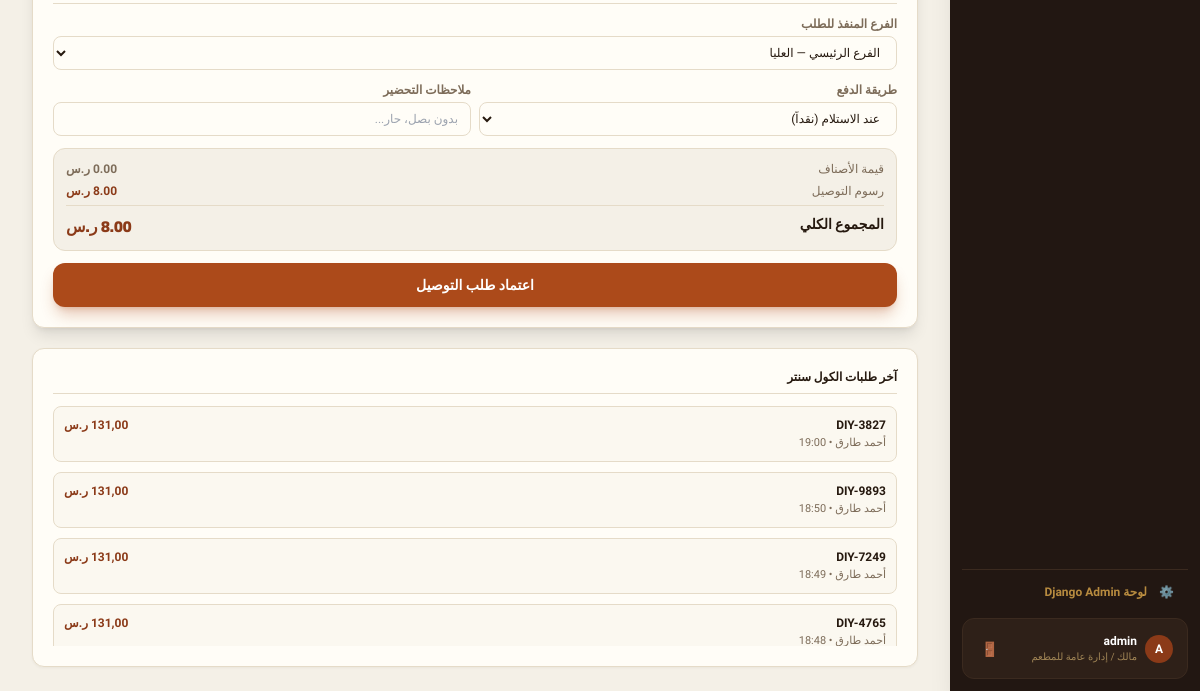
Page /call-center/ (signed in, lower part) on the earlier database version.
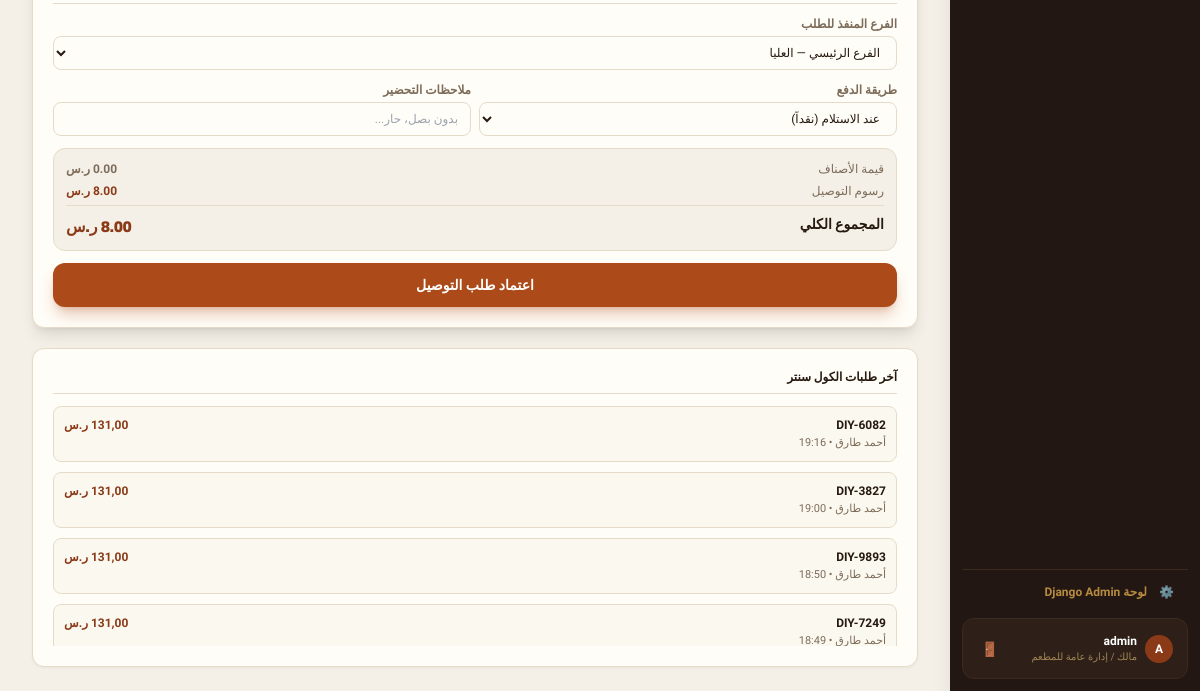
Same page on the later database version.
### core/models.py (models this page shows, shortened)
class Order(models.Model):
    TYPE_CHOICES = [
        ("dine_in", "محلي"),
        ("takeaway", "سفري"),
        ("delivery", "توصيل"),
    ]
    CHANNEL_CHOICES = [
        ("cashier", "الكاشير"),
        ("call_center", "الكول سنتر"),
    ]
    STATUS_CHOICES = [
        ("new", "جديد"),
        ("preparing", "قيد التحضير"),
        ("ready", "جاهز للتسليم"),
        ("out_for_delivery", "في الطريق"),
        ("delivered", "تم التسليم"),
        ("cancelled", "ملغي"),
    ]
    PAY_CHOICES = [
        ("cash", "نقداً"),
        ("card", "بطاقة"),
        ("wallet", "محفظة رقمية"),
    ]
    tenant = models.ForeignKey(
        Tenant,
        on_delete=models.CASCADE,
        related_name="orders",
        null=True,
        blank=True,
        verbose_name="المستأجر / المنشأة",
    )
    order_number = models.CharField(max_length=50, unique=True, verbose_name="رقم الطلب")
    order_type = models.CharField(max_length=20, choices=TYPE_CHOICES, default="dine_in", verbose_name="نوع الطلب")
    channel = models.CharField(max_length=20, choices=CHANNEL_CHOICES, default="cashier", verbose_name="القناة")
    branch = models.ForeignKey(
        Branch,
        on_delete=models.SET_NULL,
        null=True,
        blank=True,
        related_name="orders",
        verbose_name="الفرع",
    )
    delivery_area = models.ForeignKey(
        "DeliveryArea",
        on_delete=models.SET_NULL,
        null=True,
        blank=True,
        related_name="orders",
        verbose_name="منطقة التوصيل / الكومبوند",
    )
    customer = models.ForeignKey(
        Customer,
        on_delete=models.SET_NULL,
        null=True,
        blank=True,
        related_name="orders",
        verbose_name="العميل",
    )
    customer_name = models.CharField(max_length=255, default="عميل نقدي", verbose_name="اسم العميل")
    customer_phone = models.CharField(max_length=50, default="", blank=True, verbose_name="هاتف العميل")
    address = models.CharField(max_length=255, default="", blank=True, verbose_name="عنوان التوصيل")
    status = models.CharField(max_length=30, choices=STATUS_CHOICES, default="new", verbose_name="الحالة")
    pay_method = models.CharField(max_length=20, choices=PAY_CHOICES, default="cash", verbose_name="طريقة الدفع")
    paid = models.BooleanField(default=True, verbose_name="تم الدفع")
    subtotal = models.DecimalField(max_digits=10, decimal_places=2, default=0.00, verbose_name="المجموع الفرعي")
    delivery_fee = models.DecimalField(max_digits=8, decimal_places=2, default=0.00, verbose_name="رسوم التوصيل")
    discount = models.DecimalField(max_digits=8, decimal_places=2, default=0.00, verbose_name="الخصم")
    total = models.DecimalField(max_digits=10, decimal_places=2, default=0.00, verbose_name="الإجمالي")
    cashier = models.CharField(max_length=255, default="", blank=True, verbose_name="الكاشير")
    driver = models.ForeignKey(
        Employee,
        on_delete=models.SET_NULL,
        null=True,
        blank=True,
        related_name="assigned_orders",
        verbose_name="السائق",
    )
    notes = models.TextField(default="", blank=True, verbose_name="ملاحظات")
    created_at = models.DateTimeField(default=timezone.now, verbose_name="تاريخ ووقت الطلب")
    class Meta:
        verbose_name = "طلب"
        verbose_name_plural = "الطلبات"
        ordering = ["-created_at", "-id"]

### core/views.py (the view)
# urls.py: path("call-center/", views.call_center_view, name="call_center"),
@login_required
@ensure_csrf_cookie
def call_center_view(request):
    tenant = get_active_tenant(request)
    if tenant and not tenant.has_feature("call_center"):
        return HttpResponseForbidden("ميزة الكول سنتر غير مفعلة في باقة اشتراك هذا المطعم. يرجى ترقية الباقة لتفعيلها.")
    if not user_has_perm(request.user, "call_center_access"):
        return HttpResponseForbidden("غير مصرح لك بالوصول إلى الكول سنتر")
    branches = Branch.objects.filter(tenant=tenant, status="active").prefetch_related("delivery_areas").order_by("name")
    menu_items = MenuItem.objects.filter(tenant=tenant, available=True).order_by("category", "name")
    recent_orders = Order.objects.filter(tenant=tenant, channel="call_center").order_by("-id")[:10]
    delivery_areas = DeliveryArea.objects.filter(branch__tenant=tenant, is_active=True).select_related("branch").order_by("branch__name", "name")
    context = {
        "tenant": tenant,
        "branches": branches,
        "delivery_areas": delivery_areas,
        "menu_items": menu_items,
        "recent_orders": recent_orders,
    }
    return render(request, "call_center.html", context)

### core/models.py (called while the page is built)
    def has_feature(self, feature_key):
        if not self.subscription_plan:
            return True
        return feature_key in (self.subscription_plan.features or [])

    def is_subscription_active(self):
        if not self.is_active:
            return False
        if self.subscription_status in ["active", "trial"]:
            if self.subscription_end and self.subscription_end < timezone.now():
                return False
            return True
        return False

    def days_until_expiry(self):
        if not self.subscription_end:
            return 999
        diff = (self.subscription_end - timezone.now()).total_seconds()
        return max(0, int(diff // 86400))

### core/views.py (called while the page is built, shortened)
def get_active_tenant(request):
    if hasattr(request, "tenant") and request.tenant:
        return request.tenant

def user_has_perm(user, perm_key):
    if not user or not user.is_authenticated:
        return False
    if user.is_superuser:
        return True

### templates/call_center.html (shortened to what this page needs)
{% extends "base.html" %}
{% block content %}
<div>
    <div class="grid grid-cols-1 gap-5 xl:grid-cols-[1fr_420px]">
        <div class="space-y-5">
            <div class="card p-5 shadow-lg border-line">
                <div class="space-y-3 border-t border-line pt-3 mt-3 text-xs">
                    <div>
                        <label class="mb-1 block font-bold text-soft">الفرع المنفذ للطلب</label>
                        <select id="call-order-branch" class="input text-xs">
                            {% for b in branches %}
                            <option value="{{ b.id }}">{{ b.name }}</option>
                            {% endfor %}
                        </select>
                    </div>
                    <div class="grid grid-cols-2 gap-2">
                        <div>
                            <label class="mb-1 block font-bold text-soft">طريقة الدفع</label>
                            <select id="call-order-pay" class="input text-xs">
                                <option value="cash">عند الاستلام (نقداً)</option>
                            </select>
                        </div>
                        <div>
                            <label class="mb-1 block font-bold text-soft">ملاحظات التحضير</label>
                            <input type="text" id="call-order-notes" placeholder="بدون بصل، حار..." class="input text-xs">
                        </div>
                    </div>
                    <div class="rounded-xl bg-paper p-3 space-y-1.5 border border-line">
                        <div class="flex justify-between text-soft">
                            <span>قيمة الأصناف</span>
                            <span id="call-subtotal" class="font-bold">0.00 ر.س</span>
                        </div>
                        <div class="flex justify-between text-soft items-center">
                            <span class="flex items-center gap-1.5">
                                <span>رسوم التوصيل</span>
                            </span>
                            <span id="call-delivery-fee" class="font-bold text-brand-700">8.00 ر.س</span>
                        </div>
                        <div class="flex justify-between border-t border-line pt-2 font-display text-sm font-black text-ink">
                            <span>المجموع الكلي</span>
                            <span id="call-total" class="text-base text-brand-700 font-black">8.00 ر.س</span>
                        </div>
                    </div>
                    <button
                        type="button"
                        id="call-submit-btn"
                        onclick="submitCallOrder()"
                        class="w-full rounded-xl bg-brand-600 py-3 text-sm font-extrabold text-white shadow-lg shadow-brand-600/30 transition hover:bg-brand-700"
                    >
                        اعتماد طلب التوصيل
                    </button>
                </div>
            </div>
            <div class="card p-5">
                <h3 class="text-xs font-black font-display text-ink mb-3 border-b border-line pb-2">آخر طلبات الكول سنتر</h3>
                <div class="space-y-2.5 max-h-60 overflow-y-auto">
                    {% for o in recent_orders %}
                    <div class="rounded-lg border border-line p-2.5 bg-paper/40 text-xs">
                        <div class="flex items-center justify-between">
                            <span class="font-bold text-ink">{{ o.order_number }}</span>
                            <span class="font-extrabold text-brand-700">{{ o.total|floatformat:2 }} ر.س</span>
                        </div>
                        <p class="text-[11px] text-soft mt-0.5">{{ o.customer_name }} • {{ o.created_at|time:"H:i" }}</p>
                    </div>
                    {% empty %}
                    <p class="text-center py-4 text-xs text-soft">لا توجد طلبات سابقة</p>
                    {% endfor %}
                </div>
            </div>
        </div>
    </div>
</div>
{% endblock %}

Differences in the rows shown:
no longer on this page (row unchanged): Order: order_number "DIY-4765", total "131,00", customer_name "أحمد طارق", created_at "18:48"
added Order: order_number "DIY-6082", total "131,00", customer_name "أحمد طارق", created_at "19:16"
